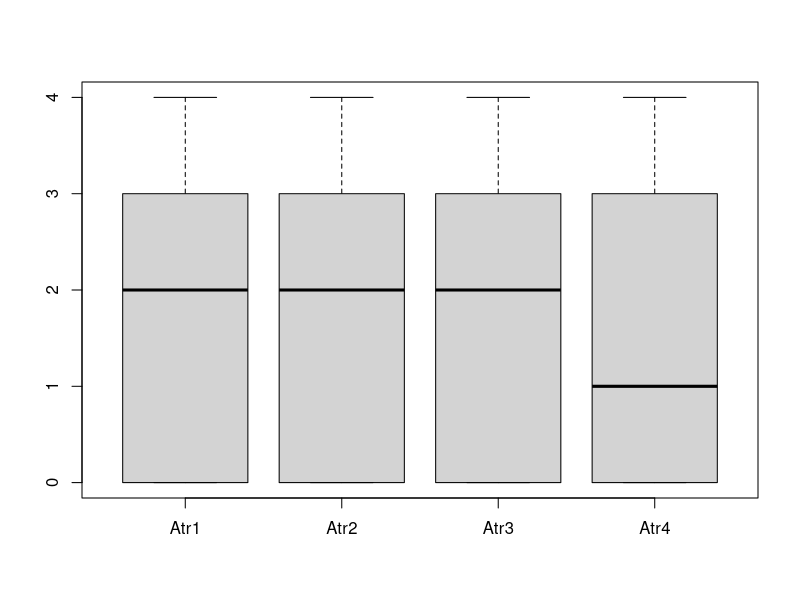
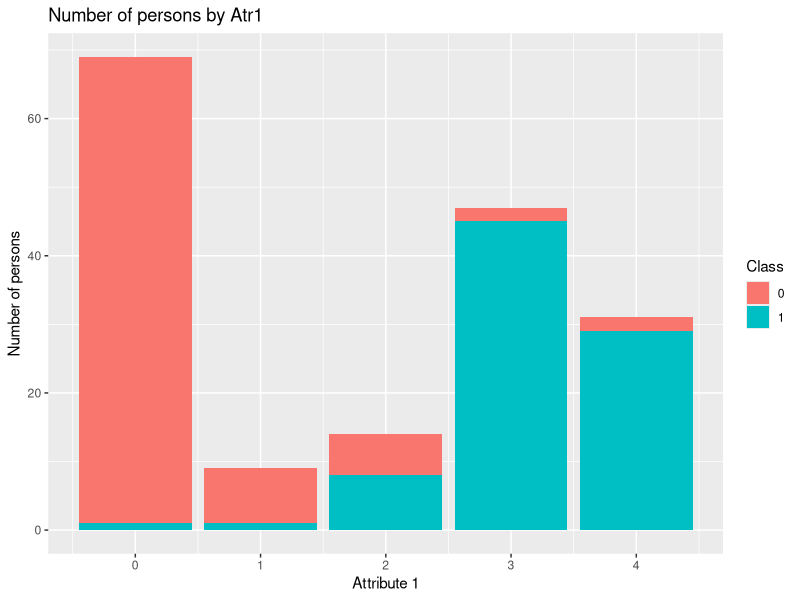
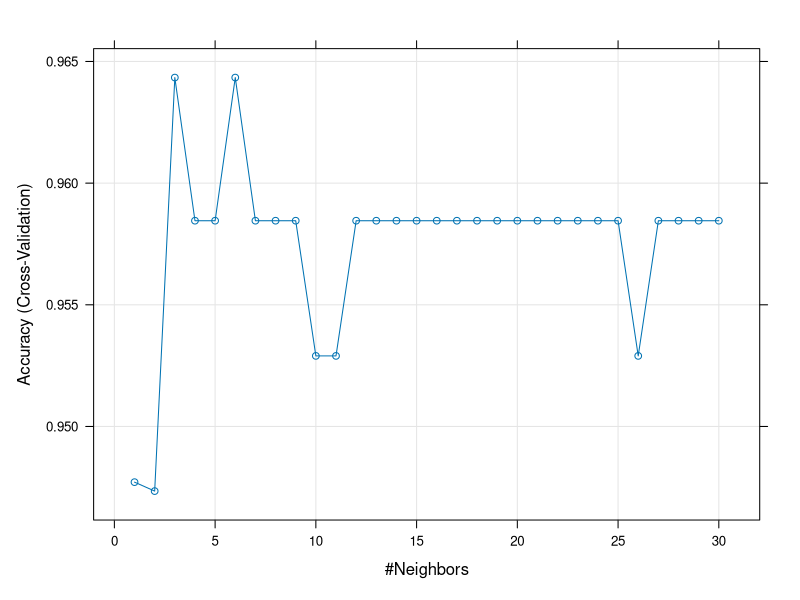

Source code (R) for these figures, in order:
## ---- chunk 1
library(tidyverse)
library(caret)
## ---- chunk 2
dataset <- read.csv2("divorce/divorce.csv", sep = ",", dec = ".", quote = "\"", header = TRUE)

# Extract some attributes
dataset_reduction <- dataset[c("Atr1", "Atr2", "Atr3", "Atr4", "Class")]

dataset_reduction <- dataset_reduction %>% mutate(
  Class = as.factor(Class)
)
## ---- chunk 3
# Datatypes and basic descriptive information
head(dataset_reduction)
summary(dataset_reduction)

# Data distribution
boxplot(dataset_reduction[, !(names(dataset_reduction) %in% c("Class"))])

# Barchart from data
ggplot(dataset_reduction) + 
  geom_bar(aes(Atr1, fill = Class)) +
  labs(title = "Number of persons by Atr1", x = "Attribute 1", y = "Number of persons")
## ---- chunk 4
train_control = trainControl(method = "cv", number = 10)

knn_model = train(Class ~ .,
                  data = dataset_reduction,
                  method = "knn",
                  tuneGrid = expand.grid(k = 1:30),
                  trControl = train_control,
                  preProcess = c("scale", "center"))
## ---- chunk 5
plot(knn_model)
